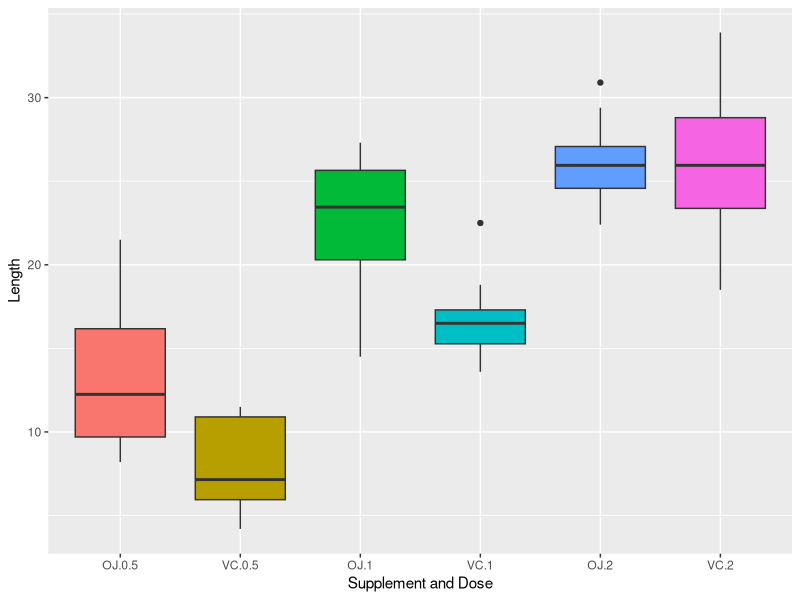

The R source for this figure:
## ---- chunk 1

# we will be using ggplot2
library(ggplot2)

## ---- chunk 2
data(ToothGrowth)
head(ToothGrowth)
## ---- chunk 3
summary(ToothGrowth)
## ---- chunk 4

ggplot(ToothGrowth, aes(interaction(supp, dose), len, fill=interaction(supp, dose))) + 
  geom_boxplot() +
  labs(x="Supplement and Dose") +
  labs(y="Length") +
  guides(fill=FALSE)
## ---- chunk 5
suppoj = subset(ToothGrowth, supp == "OJ")
suppvc = subset(ToothGrowth, supp == "VC")
supptest  <- t.test(suppoj$len, suppvc$len)
supptest
## ---- chunk 6
lowdosetest  <- t.test(subset(suppoj, dose == 0.5)$len, subset(suppvc, dose == 0.5)$len)
lowdosetest
## ---- chunk 7
meddosetest  <- t.test(subset(suppoj, dose == 1.0)$len, subset(suppvc, dose == 1.0)$len)
meddosetest
## ---- chunk 8
highdosetest  <- t.test(subset(suppoj, dose == 2.0)$len, subset(suppvc, dose == 2.0)$len)
highdosetest

